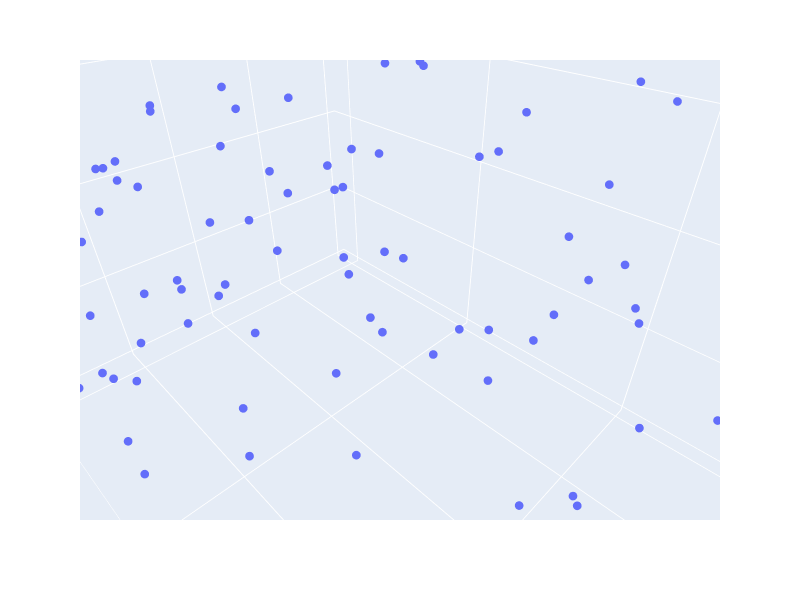

Here is the notebook cell this chart was saved with:
### Code cell
# With the scatter_3d function from plotly, we will visualize the sensors, 

fig = px.scatter_3d(
    df_sensors,
    x='Coor X [m]',
    y='Coor Y [m]',
    z='Coor Z [m]',
    width = 800,
    height = 600,
    hover_name='Sensor ID'  # Facultatif : info au survol
)

fig.update_traces(marker=dict(size=3))

fig.show()

### Figure 1 — Plotly figure (JSON) as saved in the notebook; plotly's stock layout.template omitted (floating-point values rounded to 4 significant figures; data arrays with more than 128 entries replaced by an {"elided": "..."} marker saying what was removed)
{"data": [{"hovertemplate": "<b>%{hovertext}</b><br><br>Coor X [m]=%{x}<br>Coor Y [m]=%{y}<br>Coor Z [m]=%{z}<extra></extra>", "hovertext": {"elided": "900 str values"}, "legendgroup": "", "marker": {"color": "#636efa", "size": 3, "symbol": "circle"}, "mode": "markers", "name": "", "scene": "scene", "showlegend": false, "type": "scatter3d", "x": {"elided": "900 float values"}, "y": {"elided": "900 float values"}, "z": {"elided": "900 float values"}}], "layout": {"height": 600, "legend": {"tracegroupgap": 0}, "margin": {"t": 60}, "scene": {"aspectmode": "auto", "aspectratio": {"x": 0.9283, "y": 1.186, "z": 0.9082}, "camera": {"center": {"x": 0, "y": 0, "z": 0}, "eye": {"x": 0.01815, "y": 0.01815, "z": 0.01815}, "projection": {"type": "perspective"}, "up": {"x": 0, "y": 0, "z": 1}}, "domain": {"x": [0, 1], "y": [0, 1]}, "xaxis": {"title": {"text": "Coor X [m]"}, "type": "linear"}, "yaxis": {"title": {"text": "Coor Y [m]"}, "type": "linear"}, "zaxis": {"title": {"text": "Coor Z [m]"}, "type": "linear"}}, "width": 800}}
